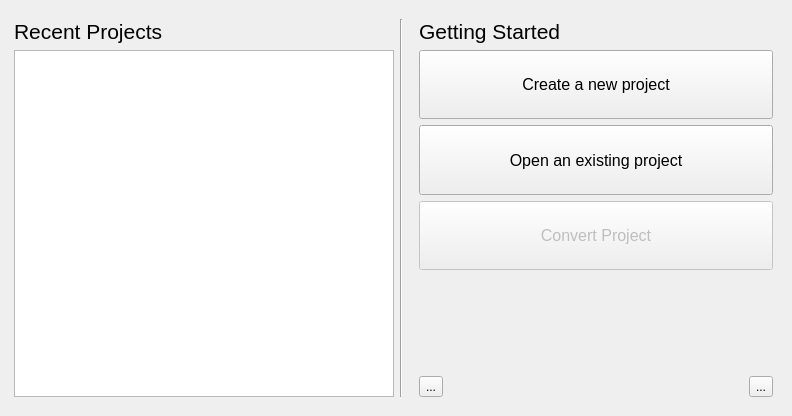
<?xml version="1.0" encoding="UTF-8"?>
<ui version="4.0">
 <class>NoggitProjectSelectionWindow</class>
 <widget class="QMainWindow" name="NoggitProjectSelectionWindow">
  <property name="windowModality">
   <enum>Qt::NonModal</enum>
  </property>
  <property name="geometry">
   <rect>
    <x>0</x>
    <y>0</y>
    <width>792</width>
    <height>416</height>
   </rect>
  </property>
  <property name="windowTitle">
   <string>Noggit Cinder Project Selection</string>
  </property>
  <property name="windowIcon">
   <iconset>
    <normalon>:/icon</normalon>
   </iconset>
  </property>
  <widget class="QWidget" name="centralwidget">
   <layout class="QVBoxLayout" name="verticalLayout_3">
    <item>
     <layout class="QHBoxLayout" name="horizontalLayout">
      <property name="topMargin">
       <number>10</number>
      </property>
      <property name="bottomMargin">
       <number>10</number>
      </property>
      <item>
       <spacer name="horizontalSpacer">
        <property name="orientation">
         <enum>Qt::Horizontal</enum>
        </property>
        <property name="sizeType">
         <enum>QSizePolicy::Fixed</enum>
        </property>
        <property name="sizeHint" stdset="0">
         <size>
          <width>5</width>
          <height>5</height>
         </size>
        </property>
       </spacer>
      </item>
      <item>
       <layout class="QVBoxLayout" name="verticalLayout_2">
        <item>
         <widget class="QLabel" name="label">
          <property name="sizePolicy">
           <sizepolicy hsizetype="Fixed" vsizetype="Fixed">
            <horstretch>0</horstretch>
            <verstretch>0</verstretch>
           </sizepolicy>
          </property>
          <property name="font">
           <font>
            <pointsize>16</pointsize>
           </font>
          </property>
          <property name="text">
           <string>Recent Projects</string>
          </property>
         </widget>
        </item>
        <item>
         <widget class="QListWidget" name="listView">
          <property name="sizePolicy">
           <sizepolicy hsizetype="Fixed" vsizetype="Preferred">
            <horstretch>0</horstretch>
            <verstretch>0</verstretch>
           </sizepolicy>
          </property>
          <property name="minimumSize">
           <size>
            <width>380</width>
            <height>0</height>
           </size>
          </property>
         </widget>
        </item>
       </layout>
      </item>
      <item>
       <widget class="Line" name="line">
        <property name="orientation">
         <enum>Qt::Vertical</enum>
        </property>
       </widget>
      </item>
      <item>
       <layout class="QVBoxLayout" name="verticalLayout">
        <property name="sizeConstraint">
         <enum>QLayout::SetFixedSize</enum>
        </property>
        <property name="leftMargin">
         <number>0</number>
        </property>
        <item>
         <layout class="QVBoxLayout" name="verticalLayout_4">
          <property name="leftMargin">
           <number>10</number>
          </property>
          <property name="rightMargin">
           <number>10</number>
          </property>
          <item>
           <widget class="QLabel" name="label_2">
            <property name="sizePolicy">
             <sizepolicy hsizetype="Preferred" vsizetype="Fixed">
              <horstretch>0</horstretch>
              <verstretch>0</verstretch>
             </sizepolicy>
            </property>
            <property name="font">
             <font>
              <pointsize>16</pointsize>
             </font>
            </property>
            <property name="acceptDrops">
             <bool>false</bool>
            </property>
            <property name="text">
             <string>Getting Started</string>
            </property>
            <property name="wordWrap">
             <bool>false</bool>
            </property>
           </widget>
          </item>
          <item>
           <widget class="QPushButton" name="button_create_new_project">
            <property name="sizePolicy">
             <sizepolicy hsizetype="Preferred" vsizetype="Preferred">
              <horstretch>0</horstretch>
              <verstretch>0</verstretch>
             </sizepolicy>
            </property>
            <property name="font">
             <font>
              <pointsize>12</pointsize>
             </font>
            </property>
            <property name="text">
             <string>Create a new project</string>
            </property>
            <property name="iconSize">
             <size>
              <width>64</width>
              <height>64</height>
             </size>
            </property>
            <property name="checkable">
             <bool>false</bool>
            </property>
           </widget>
          </item>
          <item>
           <widget class="QPushButton" name="button_open_existing_project">
            <property name="enabled">
             <bool>true</bool>
            </property>
            <property name="sizePolicy">
             <sizepolicy hsizetype="Preferred" vsizetype="Preferred">
              <horstretch>0</horstretch>
              <verstretch>0</verstretch>
             </sizepolicy>
            </property>
            <property name="font">
             <font>
              <pointsize>12</pointsize>
             </font>
            </property>
            <property name="acceptDrops">
             <bool>false</bool>
            </property>
            <property name="autoFillBackground">
             <bool>false</bool>
            </property>
            <property name="text">
             <string>Open an existing project</string>
            </property>
            <property name="iconSize">
             <size>
              <width>64</width>
              <height>64</height>
             </size>
            </property>
            <property name="checkable">
             <bool>false</bool>
            </property>
           </widget>
          </item>
          <item>
           <widget class="QPushButton" name="button_convert_project">
            <property name="enabled">
             <bool>false</bool>
            </property>
            <property name="sizePolicy">
             <sizepolicy hsizetype="Preferred" vsizetype="Preferred">
              <horstretch>0</horstretch>
              <verstretch>0</verstretch>
             </sizepolicy>
            </property>
            <property name="font">
             <font>
              <pointsize>12</pointsize>
             </font>
            </property>
            <property name="text">
             <string>Convert Project</string>
            </property>
            <property name="iconSize">
             <size>
              <width>64</width>
              <height>64</height>
             </size>
            </property>
            <property name="checkable">
             <bool>false</bool>
            </property>
           </widget>
          </item>
          <item>
           <spacer name="verticalSpacer">
            <property name="orientation">
             <enum>Qt::Vertical</enum>
            </property>
            <property name="sizeType">
             <enum>QSizePolicy::Fixed</enum>
            </property>
            <property name="sizeHint" stdset="0">
             <size>
              <width>20</width>
              <height>100</height>
             </size>
            </property>
           </spacer>
          </item>
          <item>
           <layout class="QHBoxLayout" name="horizontalLayout_2">
            <item>
             <widget class="QToolButton" name="changelog_button">
              <property name="text">
               <string>...</string>
              </property>
             </widget>
            </item>
            <item>
             <spacer name="horizontalSpacer_2">
              <property name="orientation">
               <enum>Qt::Horizontal</enum>
              </property>
              <property name="sizeType">
               <enum>QSizePolicy::Expanding</enum>
              </property>
              <property name="sizeHint" stdset="0">
               <size>
                <width>40</width>
                <height>20</height>
               </size>
              </property>
             </spacer>
            </item>
            <item>
             <widget class="QToolButton" name="settings_button">
              <property name="text">
               <string>...</string>
              </property>
             </widget>
            </item>
           </layout>
          </item>
         </layout>
        </item>
       </layout>
      </item>
     </layout>
    </item>
   </layout>
  </widget>
 </widget>
 <resources/>
 <connections/>
</ui>
